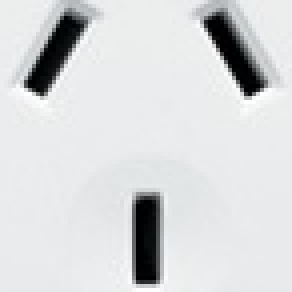
//> input picture PpTemlateDetect/crop100.png, 73 x 73 px (shown 4 times larger)
$ ./PpTemlateDetect   (built with g++ and OpenCV 4)
//> lines starting //> are read from the running program, lines starting //| are printed output that depends on the picture
#include "opencv2/opencv.hpp"
#include <iostream>
#include <ctime>
#include <unistd.h>
#include <sys/time.h>

using namespace std;
using namespace cv;

void
getMatches(Mat result, Size s, vector<Rect> &matches, float thresh);
void
scaleTempl(Mat templ, vector<Mat> &templates, vector<Size> &sizes, float factor, int num);

int
main(int argc, char** argv)
{
    int matchMethod = 5;
    float threshold = 0.6;
    int numTempl = 7;
    float scaleFactor = 0.7;

    Mat templ;
    Mat frame;
    Mat gray;

    VideoCapture capture(0);
    if (!capture.isOpened())
    {
        cout << "Could not open VideoCapture." << endl;
        return -1;
    }

    string frameWindow = "Webcam";
    string matchWindow = "Matches";
    namedWindow(frameWindow, CV_WINDOW_AUTOSIZE);
    namedWindow(matchWindow, CV_WINDOW_AUTOSIZE);

    cvtColor(imread("crop100.png", 1), templ, CV_RGB2GRAY);
//> templ: 73 rows x 73 cols, CV_8UC1; min 0, max 255, mean 216.1

    vector<Mat> templates;
    vector<Size> sizes;
    scaleTempl(templ, templates, sizes, scaleFactor, numTempl);
//> in scaleTempl, `sizes.push_back(s);`: sizes = 1 Size (width, height): [73, 73]
//> the loop in scaleTempl, `for (vector<Size>::iterator it = sizes.begin() + 1; it != sizes.end();..` made 6 passes
//> pass 1, in scaleTempl, `resize(templ, shrunk, *it);`:
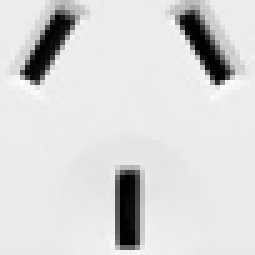
//> shrunk: 51 rows x 51 cols, CV_8UC1 (shown 5 times larger); min 1, max 254, mean 216.1
//> pass 3, in scaleTempl, `resize(templ, shrunk, *it);`:
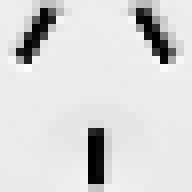
//> shrunk: 24 rows x 24 cols, CV_8UC1 (shown 8 times larger); min 1, max 251, mean 216.3
//> sizes = 7 Sizes (width, height): [73, 73], [51, 51], [35, 35], [24, 24], [16, 16], [11, 11], [7, 7]

    int framecount = 0;
    timeval start;
    gettimeofday(&start, 0);
    for (;;)
    {
        capture >> frame;
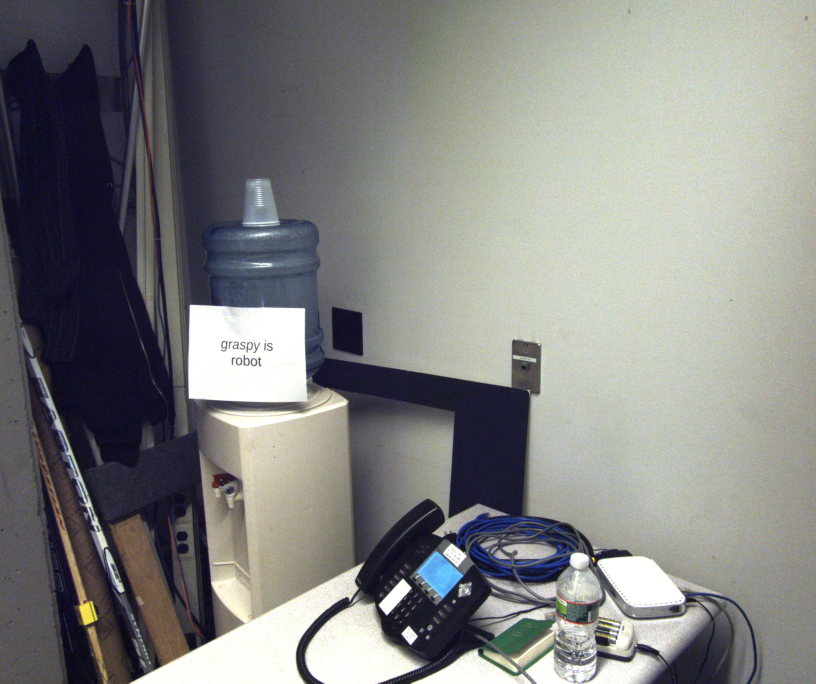
//> input picture images/test_image.jpg, 2448 x 2050 px, given in place of the camera (shown at 1/3 size)
//> frame is the input picture: 2050 rows x 2448 cols, CV_8UC3; mean B, G, R 129.4, 130.8, 129.9
        imshow(frameWindow, frame);
        cvtColor(frame, gray, CV_RGB2GRAY);
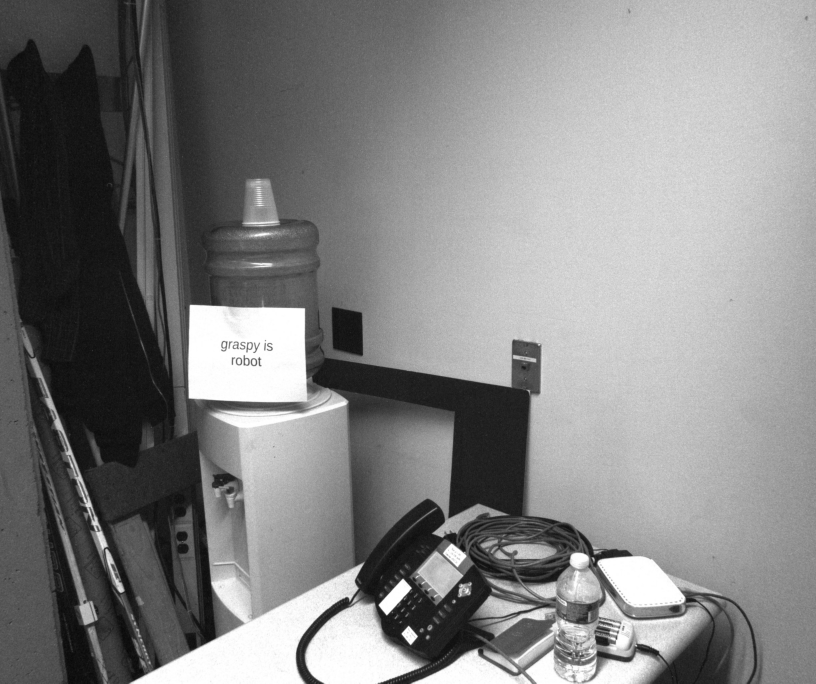
//> gray: 2050 rows x 2448 cols, CV_8UC1 (shown at 1/3 size); min 4, max 255, mean 130.2

        //vector<Rect> matches;
        float largest_val = 0;
        Point largest_point;
        Size largest_size;

        //timeval a;
        //timeval b;
        //gettimeofday(&a, 0);
        for (vector<Mat>::iterator it = templates.begin(); it != templates.end(); ++it)
        {
            Mat result;
            Mat resultNorm;
            Size s(it->cols, it->rows);

            int resultCols = gray.cols - it->cols + 1;
            int resultRows = gray.rows - it->rows + 1;
            result.create(resultCols, resultRows, CV_32FC1);

            matchTemplate(gray, *it, result, matchMethod);

//            normalize(result, resultNorm, 0, 1, NORM_MINMAX, -1, Mat());
//            cvtColor(resultNorm, resultNorm, CV_GRAY2RGB);

            double minVal;
            double maxVal;
            Point minLoc;
            Point maxLoc;

            minMaxLoc(result, &minVal, &maxVal, &minLoc, &maxLoc, Mat());

            float current = result.at<float>(maxLoc);
            if ((current >= threshold) && (current > largest_val))
            {
                largest_val = current;
                largest_point = maxLoc;
                largest_size = s;
            }

//            if (matches.size() < 5)
//                getMatches(result, s, matches, threshold);
        }
//> this loop made 7 passes
//> (resultCols, resultRows, minVal, maxVal, minLoc, current, largest_val, largest_point) on pass 7: (2442, 2044, -0.685, 0.693, Point(797, 134), 0.693, 0.693, Point(1167, 888))
//> (s, resultCols, resultRows, minVal, maxVal, minLoc, maxLoc, current) on passes 1 to 6: (Size(73, 73), 2376, 1978, -0.497, 0.401, Point(360, 1792), Point(2157, 1810), 0.401), (Size(51, 51), 2398, 2000, -0.452, 0.409, Point(1231, 1814), Point(824, 1096), 0.409), (Size(35, 35), 2414, 2016, -0.42, 0.504, Point(398, 1865), Point(845, 990), 0.504), (Size(24, 24), 2425, 2027, -0.464, 0.536, Point(147, 221), Point(682, 1040), 0.536), (Size(16, 16), 2433, 2035, -0.532, 0.592, Point(734, 1397), Point(1393, 2031), 0.592), (Size(11, 11), 2438, 2040, -0.546, 0.543, Point(2397, 1425), Point(1292, 109), 0.543)
//> pass 1, `matchTemplate(gray, *it, result, matchMethod);`:
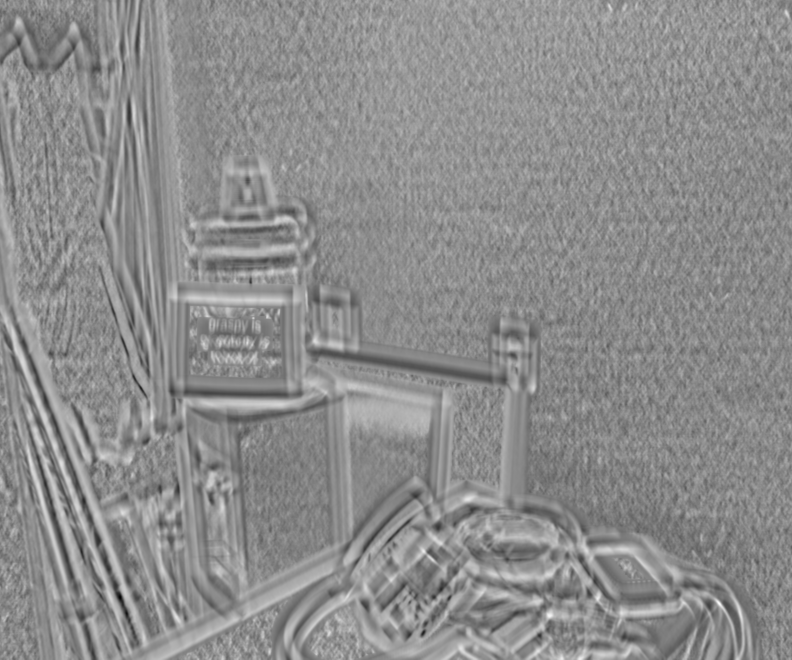
//> result: 1978 rows x 2376 cols, CV_32FC1 (shown at 1/3 size); min -0.497, max 0.401, mean 0.000803; drawn with min black and max white
//> pass 2, `matchTemplate(gray, *it, result, matchMethod);`:
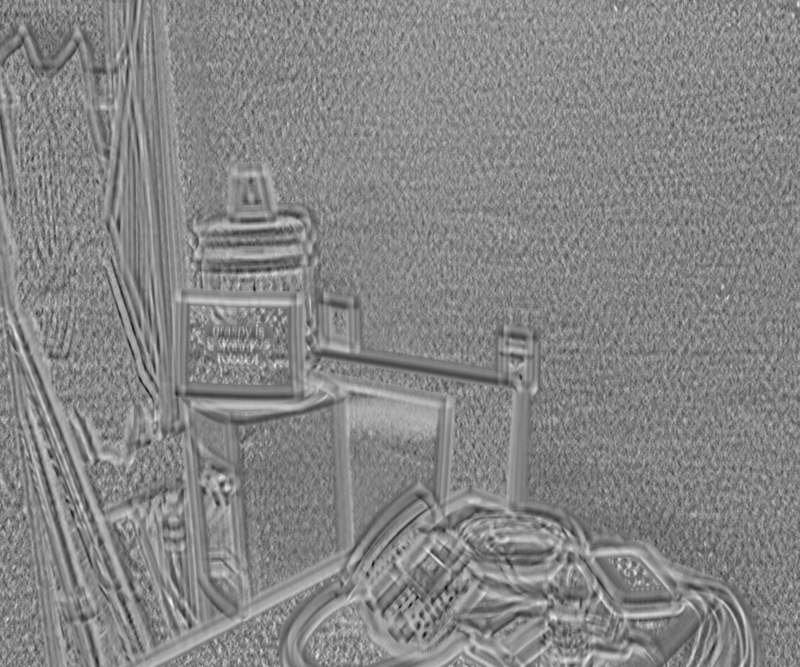
//> result: 2000 rows x 2398 cols, CV_32FC1 (shown at 1/3 size); min -0.452, max 0.409, mean 0.000414; drawn with min black and max white
//> pass 3, `matchTemplate(gray, *it, result, matchMethod);`:
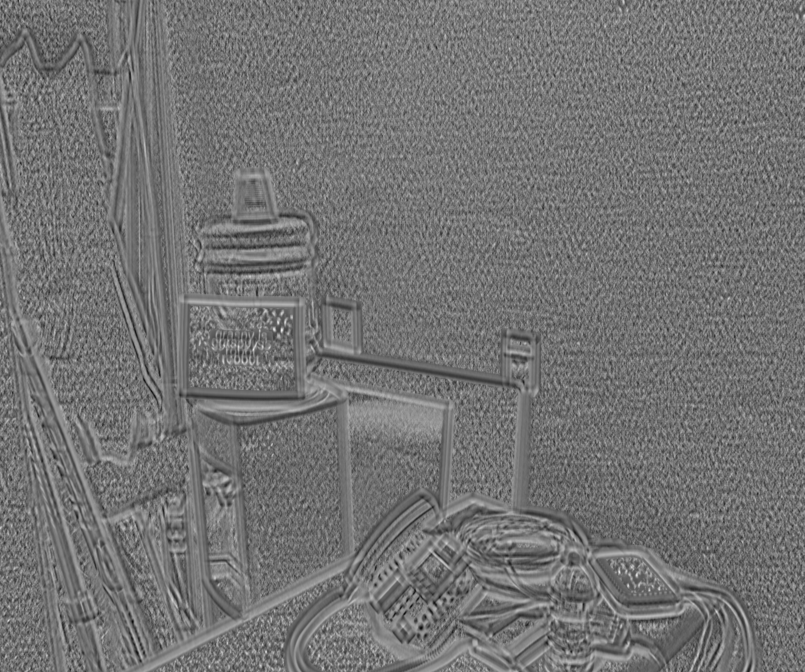
//> result: 2016 rows x 2414 cols, CV_32FC1 (shown at 1/3 size); min -0.42, max 0.504, mean 0.000388; drawn with min black and max white
//> after the loop, largest_val = 0.693
        //gettimeofday(&b, 0);
        //cout << "Time in msec = " << (b.tv_usec - a.tv_usec)/1000 << endl;

        cvtColor(gray, gray, CV_GRAY2RGB);
//> gray: 2050 rows x 2448 cols, CV_8UC3

        rectangle(gray, Rect(largest_point, largest_size), Scalar(255, 0, 0));

//        for (vector<Rect>::iterator it = matches.begin(); it != matches.end(); ++it)
//            rectangle(gray, *it, Scalar(255, 0, 0));

        imshow(matchWindow, gray);

        int c = waitKey(1);
//> the 'x' key is pressed
        if ((char) c == 27 /*ESC key*/)
        {
            timeval end;
            gettimeofday(&end, 0);
            int seconds = (end.tv_sec - start.tv_sec);
            int fps = framecount/seconds + 0.5;
            cout << "fps = " << fps << endl;
            break;
        }
        else if ((char) c == 'x')
        {
            threshold += 0.01;
            cout << "threshold +0.01 = " << threshold << endl;
        }
        else if ((char) c == 'z')
        {
            threshold -= 0.01;
            cout << "threshold -0.01 = " << threshold << endl;
        }
        else if ((char) c == '1')
        {
            matchMethod = 1;
            cout << "matchMethod = SQDIFF (1)" << endl;
        }
        else if ((char) c == '2')
        {
            matchMethod = 2;
            cout << "matchMethod = SQDIFF NORMED (2)" << endl;
        }
        else if ((char) c == '3')
        {
            matchMethod = 3;
            cout << "matchMethod = TM CCORR (3)" << endl;
        }
        else if ((char) c == '4')
        {
            matchMethod = 4;
            cout << "matchMethod = TM COEFF (4)" << endl;
        }
        else if ((char) c == '5')
        {
            matchMethod = 5;
            cout << "matchMethod = TM COEFF NORMED (5)" << endl;
        }
        framecount++;
    }

    return 0;
}

void
getMatches(Mat result, Size s, vector<Rect> &matches, float thresh)
{
    assert(result.channels() == 1);

    for (int y = 0; y < result.rows; y++)
    {
        for (int x = 0; x < result.cols; x++)
        {
            if (result.at<float>(Point(x, y)) >= thresh)
                matches.push_back(Rect(Point(x, y), s));
        }
    }
}

void
scaleTempl(Mat templ, vector<Mat> &templates, vector<Size> &sizes, float factor, int num)
{
    Size s(templ.cols, templ.rows);

    templates.push_back(templ);
    sizes.push_back(s);

    for (int i = 1; i < num; i++)
    {
        sizes.push_back(Size(factor * sizes[i - 1].width, factor * sizes[i - 1].height));
    }

    for (vector<Size>::iterator it = sizes.begin() + 1; it != sizes.end(); ++it)
    {
        Mat shrunk;
        resize(templ, shrunk, *it);
        templates.push_back(shrunk);
    }
}
